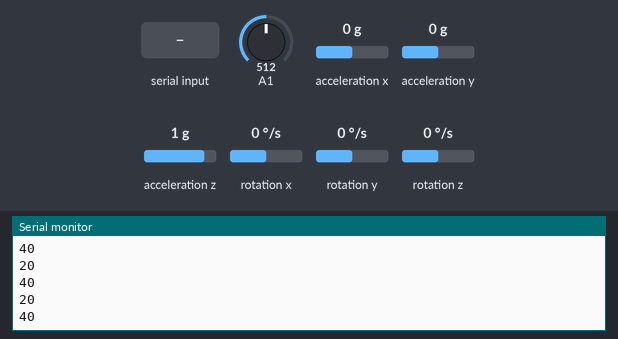
The sketch below on a simulated Arduino Uno, built with avr-gcc and run on an emulated ATmega328P. Shown: the last lines printed to the serial monitor. The test bench sets the inputs (shaded band); at power-on: acceleration x 0 g, acceleration y 0 g, acceleration z 1 g, A1 = 512, rotation x 0 °/s, rotation y 0 °/s, rotation z 0 °/s.

Above: at 3.2 s.
3.3 s: acceleration x set to -1.4 g
At 3.35 s:
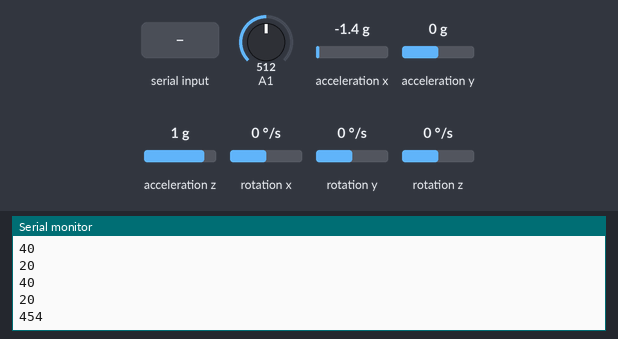
4.8 s: "1\n" received over the second serial link
6.3 s: acceleration y set to -1.4 g
At 6.33 s:
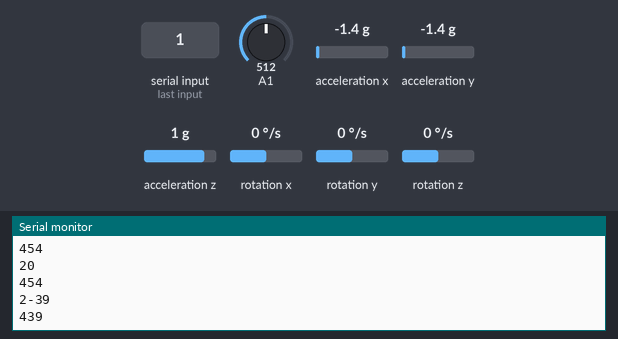
7.8 s: acceleration z set to -1.4 g
At 7.88 s:
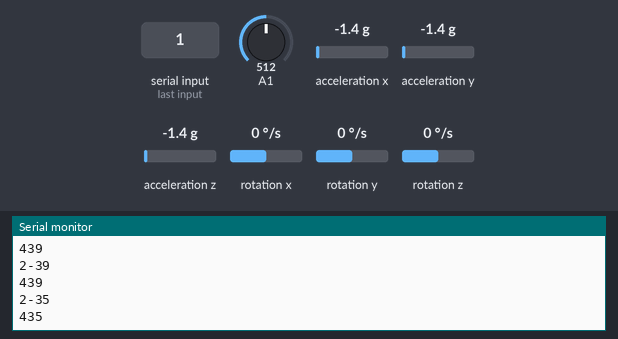
10.8 s: "0\n" received over the second serial link
Timing chart, 0 to 13.3 s (numbered marks = the images above; inputs shaded):
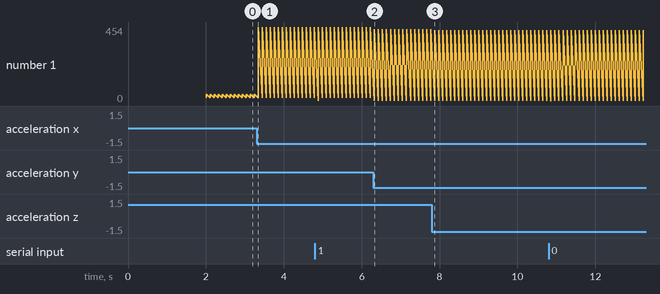

The sketch:

Hand_Atom.ino
```cpp
 #include <SoftwareSerial.h>
#include "Wire.h"
#include <MPU6050_light.h>

MPU6050 mpu(Wire);


unsigned long timer = 0;

SoftwareSerial hand(10,11);//rx y tx


void setup() {
Serial.begin(38400);
hand.begin(38400);
Wire.begin();
pinMode(9,INPUT);

byte status = mpu.begin();
  Serial.print(F("MPU6050 status: "));
  Serial.println(status);
  while(status!=0){ } // stop everything if could not connect to MPU6050

  Serial.println(F("Calculating offsets, do not move MPU6050"));
  delay(1000);
  // mpu.upsideDownMounting = true; // uncomment this line if the MPU6050 is mounted upside-down
  mpu.calcOffsets(); // gyro and accelero
  Serial.println("Done!\n");
}


void loop() {
  //Datos provenientes del Arduino Arm (Eslabon 1)
  while(hand.available()>0){   //Condicion en donde solo se accede a Serial cuando hay dato disponible
  String msg = hand.readStringUntil('\n');   //El string dentro del Serial solo se lee hasta tener salto de linea
  Serial.println(msg);
  }

  //Angulo X Eslabon 2
  mpu.update();
  int valx2= mpu.getAngleX();
  String letterx2="2"; //String con funcion de Label
  String space="\n";
  String msgx2=letterx2+valx2+space; //Valor Input con el label
  Serial.print(msgx2);

  int valy4= mpu.getAngleY();
  String lettery4="4"; //String con funcion de Label
  String msgy4=lettery4+valy4+space; //Valor Input con el label
  Serial.print(msgy4);

  int flex= analogRead(9);
  String letterf="5";
  String msgf=letterf+flex+space; //Valor Input con el label

  delay(100);
}
```

Measured:
- after the input at 3.3 s, the serial monitor: prints a new line at once (image 1)
- after the input at 6.3 s, the serial monitor: prints a new line at once (image 2)
- after the input at 7.8 s, the serial monitor: prints a new line after 0.07 s (image 3)
- plotted number 1: 40 → 454 after the input at 3.3 s, 454 → 439 after the input at 6.3 s, 439 → 435 after the input at 7.8 s
